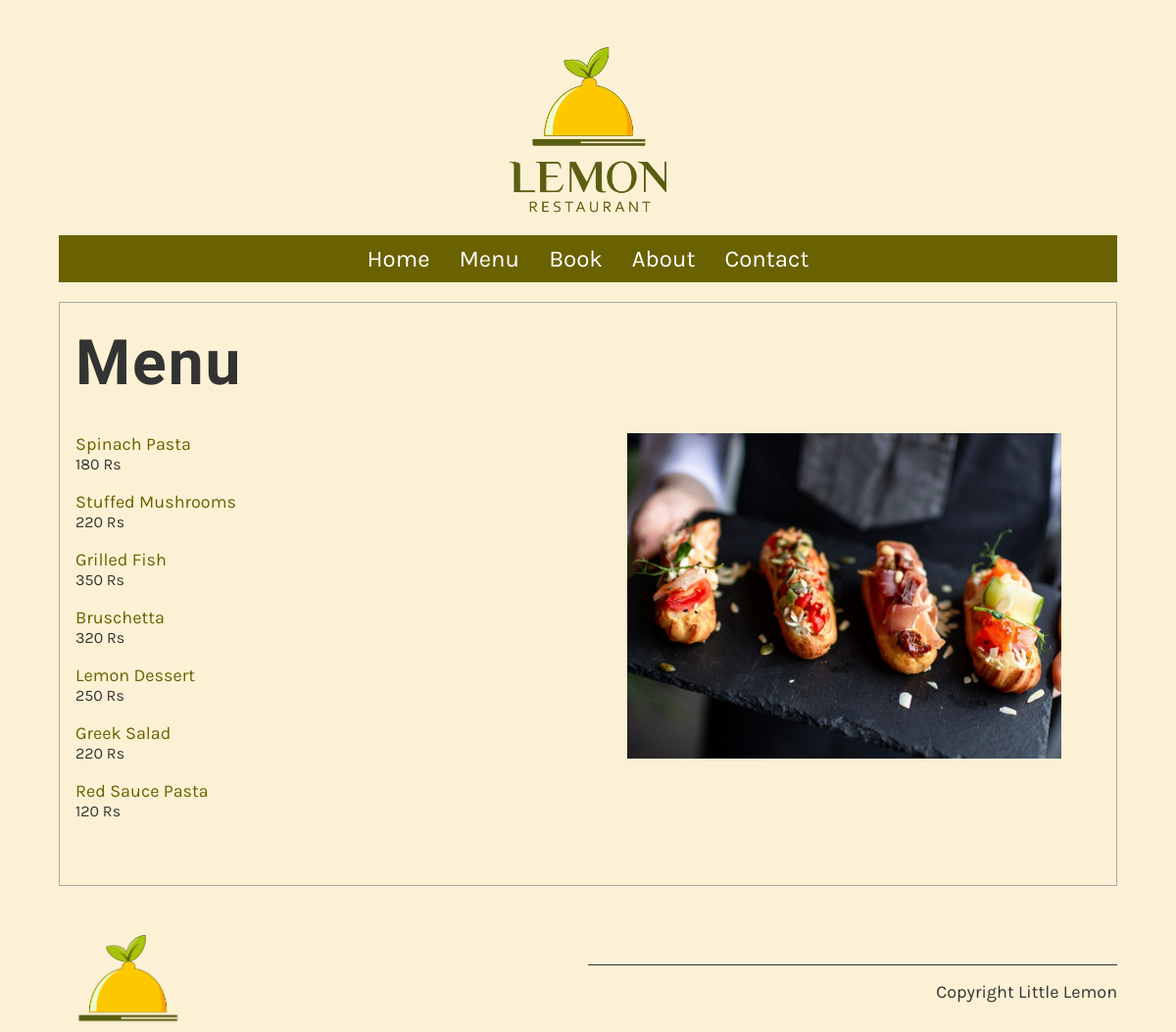
The page /menu/ on the database as committed earlier.
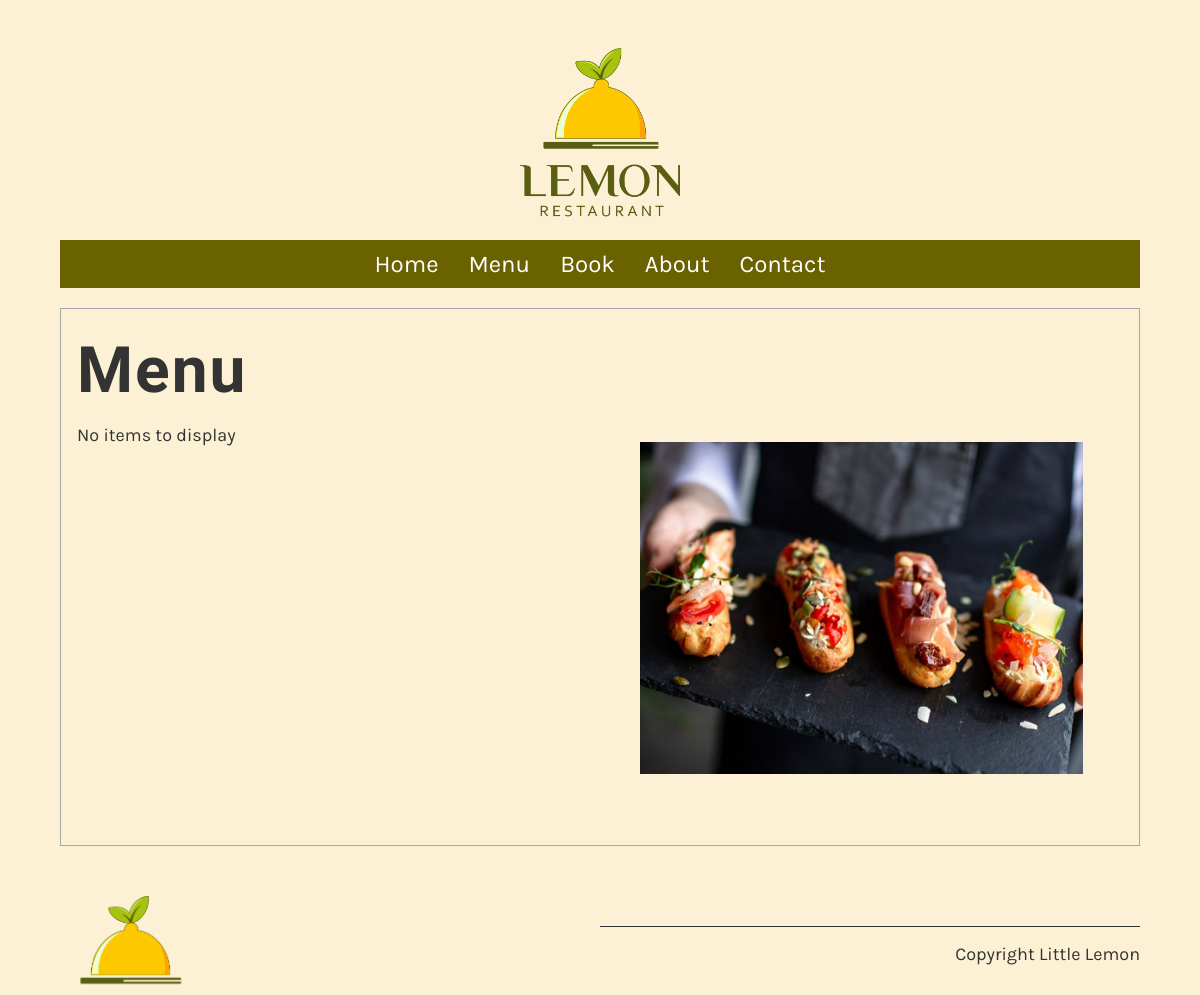
The same page on the database as committed later.
### restaurant/models.py (models this page shows, shortened)
class Menu(models.Model):
    name = models.CharField(max_length=200)
    price = models.IntegerField()
    description = models.TextField(max_length=1000, default='')

### restaurant/views.py (the view)
# urls.py: path('menu', views.menu),
def menu(request):
    menu_items = Menu.objects.all()
    items_dict = {"menu":menu_items}
    return render(request, "menu.html", items_dict)

### templates/menu.html
{% extends "base.html"%}
{% load static %}
{% block content %}
<section>
    <article>
        <div class="menu">
            <h1>Menu</h1>
      <div class="row">
        <div class="column">
            {% if menu %}
            {% for item in menu %}
            <p>
                <a href="{% url 'menu_item' pk=item.pk %}">
                    {{ item.name }}
                </a><br>
                <span class="menu-price">
                    {{ item.price }} Rs
                </span>
            </p>
            {% endfor %}
            {% else %}
            No items to display
            {% endif %}
        </div>
        <div class="column">
          <figure class="figure">
            <img
              src="{% static 'img/restaurant_food.jpg' %}"
              alt="Mario and Adrian"
            />
          </figure>
        </div>
      </div>
</div>
    </article>
</section>
{% endblock %}

### templates/base.html (shortened to what this page needs)
{% load static %}
<!DOCTYPE html>
<html lang="en">
<head>
    <link rel="preload" as="style" href="{% static 'css/style.css' %}" onload="this.rel = 'stylesheet'" />
</head>
<body>
    <main>
        {% include 'partials/_header.html' %}
        {% block content %}
        {% endblock %}
        {% block footer %}
            <section>
                <article class="footer">
                    <img class="logo__footer" src="{% static 'img/LEMON_RESTO_FOOTERB.png' %}" alt="restaurant logo image" />
                    <p class="copyright">Copyright Little Lemon</p>
                </article>
            </section>
        {% endblock %}
    </main>
</body>
</html>

### templates/partials/_header.html
{% load static %}
<section>
    <header class="header__image">
        <div class="container">
            <img class="logo__image" src="{% static 'img/LEMON_RESTO_SAJ.png' %}" alt="restaurant logo image" />
        </div>
    </header>
    <nav class="header__nav">
        <a href="{% url 'home' %}">Home</a><a href="{% url 'menu' %}">Menu</a><a href="{% url 'book' %}">Book</a><a
            href="{% url 'about' %}">About</a><a class="nav__contact" href="{% url 'contact' %}">Contact</a>
    </nav>
</section>

### restaurant/static/css/style.css (style rules this page uses)
:root { --nav-bar: hsl(55, 98%, 21%); --bg-body: hsl(44, 87%, 91%); --text1: hsl(0, 0%, 100%); --light-white: hsl(0, 0%, 97%); --text2: hsl(0, 0%, 20%); --fillin-text: hsl(60, 100%, 50%); --border-gray: hsl(0, 0%, 66%); --link-color: hsl(28, 87%, 67%); --contact-gray: hsl(0, 0%, 86%); --fs-18: 1.125rem; --fs-24: 1.5rem; --fs-32: 2rem; --fs-36: 2.25rem; --fs-64: 4rem; --img-height-300: 18.75rem; --img-width-470: 29.375rem; --container: 69.375rem; --transition: 250ms ease-in-out; }
html { box-sizing: border-box; font-size: 100%; }
*, *::before, *::after { box-sizing: inherit; }
html, body { overflow-x: hidden; }
body { padding: 0; background-color: var(--bg-body); color: var(--text2); font-family: 'Karla', sans-serif; margin-top: 3rem; margin-bottom: 3rem; margin-block: 0; margin-left: 5%; margin-right: 5%; font-size: var(--fs-18); }
.container { display: flex; justify-content: center; align-items: center; flex-wrap: wrap; }
.logo__image { width: 160px; height: auto; }
.header__image { margin-top: 3rem; }
.header__nav { font-size: var(--fs-18); background-color: var(--nav-bar); display: flex; justify-content: center; align-items: center; align-self: center; margin-block: 20px; flex-basis: 100%; padding-block: 10px; }
@media (min-width: 37.5em) { .header__nav { font-size: var(--fs-24); } }
.header__nav a { color: var(--text1); text-decoration: none; margin-inline: 15px; }
.nav__contact { display: none; }
@media (min-width: 37.5em) { .nav__contact { display: inline; } }
article { flex: 1; }
main article { border: 1px solid var(--border-gray); padding-left: 1rem; padding-right: 1rem; }
article img { max-width: 100%; }
h1, h2, h3, h4, h5, h6 { font-family: 'Markazi Text', serif; letter-spacing: 2px; }
h1 { font-size: var(--fs-64); margin-top: 1.5rem; margin-bottom: 0; }
.header__nav a { color: var(--text1); transition: var(--transition); }
a { color: var(--nav-bar); text-decoration: none; }
.logo__footer { width: 140px; height: auto; }
.footer { display: flex; justify-content: space-between; align-items: center; margin-block-start: 50px; margin-block-end: 0; border: none; padding-inline: 0; }
.copyright { padding-top: 1rem; border-top: 0.1rem solid var(--text2); text-align: right; flex-basis: 50%; }
.row { display: flex; flex-direction: column; width: 100%; padding-block: 1rem; }
.column { flex-basis: 50%; margin-bottom: 1rem; padding-bottom: 1rem; }
@media (min-width: 37.5em) { .row { flex-direction: row; width: 100%; } }
.menu h1 { font-size: var(--fs-64); }

Rows that differ between the two databases and show on the page:
removed Menu: name "Spinach Pasta", price "180"
removed Menu: name "Stuffed Mushrooms", price "220"
removed Menu: name "Grilled Fish", price "350"
removed Menu: name "Bruschetta", price "320"
removed Menu: name "Lemon Dessert", price "250"
removed Menu: name "Greek Salad", price "220"
removed Menu: name "Red Sauce Pasta", price "120"
Other text that changed with them:
text now shown: "No items to display"
